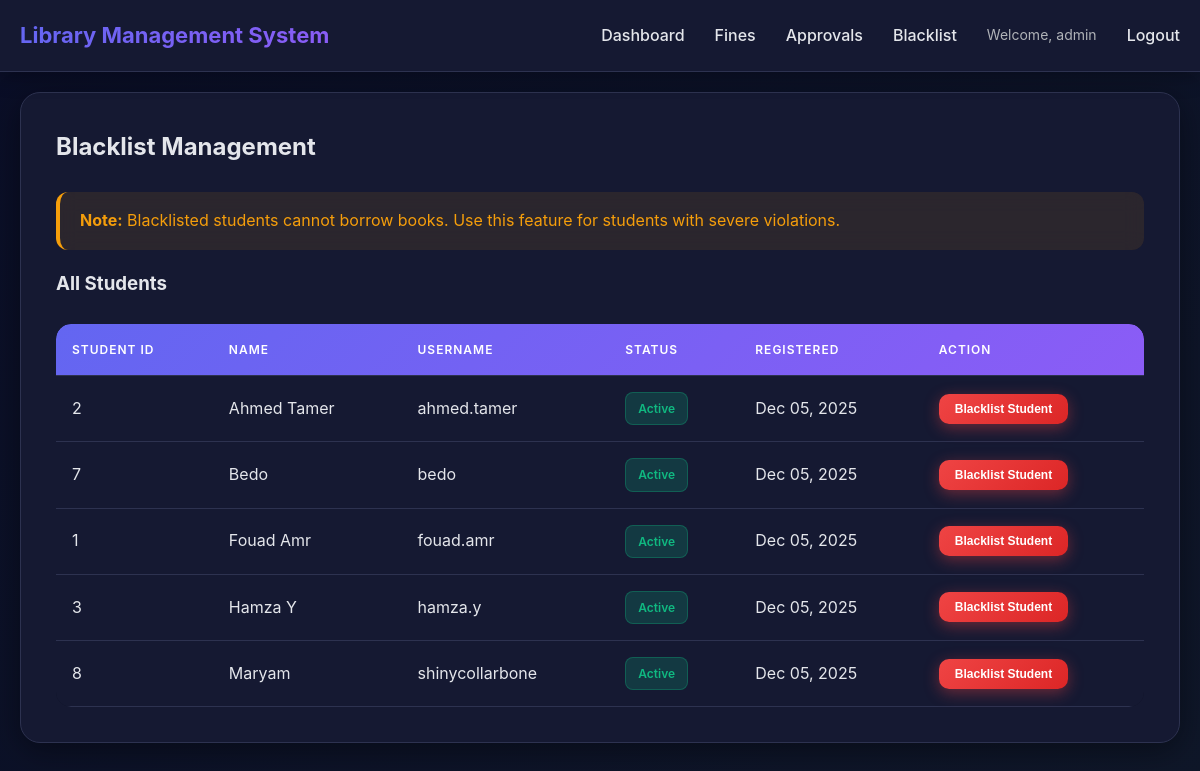
The app's page /views/manager/blacklist.php (signed in) with its own data.
### tables this page shows
CREATE TABLE `student` (
  `student_id` int NOT NULL AUTO_INCREMENT,
  `name` varchar(100) NOT NULL,
  `username` varchar(50) NOT NULL,
  `password` varchar(255) NOT NULL,
  `blacklist_status` tinyint(1) DEFAULT '0',
  `created_at` timestamp NULL DEFAULT CURRENT_TIMESTAMP,
  PRIMARY KEY (`student_id`),
  UNIQUE KEY `username` (`username`)
);

### classes/Database.php (called while the page is built, shortened)
<?php
class Database {
    private static $instance = null;
    private $connection;
    private function __construct() {
        try {
            $dsn = "mysql:host=" . DB_HOST . ";dbname=" . DB_NAME . ";charset=" . DB_CHARSET;
            $options = [
                PDO::ATTR_ERRMODE            => PDO::ERRMODE_EXCEPTION,
                PDO::ATTR_DEFAULT_FETCH_MODE => PDO::FETCH_ASSOC,
                PDO::ATTR_EMULATE_PREPARES   => false,
                PDO::ATTR_PERSISTENT         => true
            ];
            $this->connection = new PDO($dsn, DB_USER, DB_PASS, $options);
        } catch (PDOException $e) {
            die("Database Connection Failed: " . $e->getMessage());
        }
    }
    public static function getInstance() {
        if (self::$instance === null) {
            self::$instance = new self();
        }
        return self::$instance;
    }
    public function getConnection() {
        return $this->connection;
    }
}

### classes/Student.php (called while the page is built, shortened)
<?php
class Student {
    private $conn;
    public function __construct() {
        $this->db = Database::getInstance();
        $this->conn = $this->db->getConnection();
    }
    public function getAllStudents() {
        $stmt = $this->conn->query("SELECT * FROM student ORDER BY name");
        return $stmt->fetchAll();
    }
}

### views/manager/blacklist.php (the view, shortened to what this page needs)
<?php
require_once '../../classes/Database.php';
require_once '../../classes/Student.php';
$username = $_SESSION['username'];
$student = new Student();
$allStudents = $student->getAllStudents();
?>
<!DOCTYPE html>
<html lang="en">
<head>
    <link rel="stylesheet" href="../../assets/css/style.css">
</head>
<body>
    <nav class="navbar">
        <div class="navbar-container">
            <a href="dashboard.php" class="navbar-brand">Library Management System</a>
            <ul class="navbar-menu">
                <li><a href="dashboard.php">Dashboard</a></li>
                <li><a href="fines.php">Fines</a></li>
                <li><a href="approvals.php">Approvals</a></li>
                <li><a href="blacklist.php">Blacklist</a></li>
                <li class="navbar-user">Welcome, <?php echo htmlspecialchars($username); ?></li>
                <li><a href="../../process/logout.php">Logout</a></li>
            </ul>
        </div>
    </nav>
    <div class="container">
        <div class="dashboard">
            <h2>Blacklist Management</h2>
            <div class="alert alert-warning">
                <strong>Note:</strong> Blacklisted students cannot borrow books. Use this feature for students with severe violations.
            </div>
            <h3>All Students</h3>
            <?php if (empty($allStudents)): ?>
                <p>No students registered.</p>
            <?php else: ?>
                <div class="table-container">
                    <table>
                        <thead>
                            <tr>
                                <th>Student ID</th>
                                <th>Name</th>
                                <th>Username</th>
                                <th>Status</th>
                                <th>Registered</th>
                                <th>Action</th>
                            </tr>
                        </thead>
                        <tbody>
                            <?php foreach ($allStudents as $s): ?>
                                <tr>
                                    <td><?php echo $s['student_id']; ?></td>
                                    <td><?php echo htmlspecialchars($s['name']); ?></td>
                                    <td><?php echo htmlspecialchars($s['username']); ?></td>
                                    <td>
                                        <?php if ($s['blacklist_status']): ?>
                                            <span class="badge badge-danger">Blacklisted</span>
                                        <?php else: ?>
                                            <span class="badge badge-success">Active</span>
                                        <?php endif; ?>
                                    </td>
                                    <td><?php echo date('M d, Y', strtotime($s['created_at'])); ?></td>
                                    <td>
                                        <form action="../../process/toggle_blacklist.php" method="POST" style="display:inline;">
                                            <?php if ($s['blacklist_status']): ?>
                                                <button type="submit" class="btn btn-success btn-sm"
                                                        onclick="return confirm('Remove from blacklist?')">
                                                    Remove Blacklist
                                                </button>
                                            <?php else: ?>
                                                <button type="submit" class="btn btn-danger btn-sm"
                                                        onclick="return confirm('Add to blacklist? Student will not be able to borrow books.')">
                                                    Blacklist Student
                                                </button>
                                            <?php endif; ?>
                                        </form>
                                    </td>
                                </tr>
                            <?php endforeach; ?>
                        </tbody>
                    </table>
                </div>
            <?php endif; ?>
        </div>
    </div>
</body>
</html>

### assets/css/style.css (style rules this page uses)
* { margin: 0; padding: 0; box-sizing: border-box; }
:root { --bg-primary: #0a0e27; --bg-secondary: #151932; --bg-tertiary: #1e2139; --text-primary: #e4e6eb; --text-secondary: #b0b3b8; --accent: #6366f1; --accent-hover: #4f46e5; --success: #10b981; --danger: #ef4444; --warning: #f59e0b; --info: #3b82f6; --border: #2d3250; }
body { font-family: 'Inter', -apple-system, BlinkMacSystemFont, 'Segoe UI', Roboto, Oxygen, Ubuntu, Cantarell, sans-serif; font-size: 16px; line-height: 1.6; color: var(--text-primary); background: linear-gradient(135deg, var(--bg-primary) 0%, #0f1729 100%); min-height: 100vh; animation: gradientShift 15s ease infinite; }
.container { max-width: 1200px; margin: 0 auto; padding: 20px; animation: fadeIn 0.6s ease-out; width: 100%; }
.btn { display: inline-block; padding: 14px 28px; border: none; border-radius: 10px; cursor: pointer; font-size: 14px; font-weight: 600; text-decoration: none; transition: all 0.3s ease; position: relative; overflow: hidden; }
.btn::before { content: ''; position: absolute; top: 50%; left: 50%; width: 0; height: 0; border-radius: 50%; background: rgba(255, 255, 255, 0.1); transform: translate(-50%, -50%); transition: width 0.6s, height 0.6s; }
.btn-danger { background: linear-gradient(135deg, var(--danger) 0%, #dc2626 100%); color: white; box-shadow: 0 4px 15px rgba(239, 68, 68, 0.4); }
.btn-sm { padding: 8px 16px; font-size: 12px; }
.alert { padding: 16px 20px; border-radius: 12px; margin-bottom: 20px; border-left: 4px solid; animation: slideIn 0.5s ease-out; backdrop-filter: blur(10px); }
.alert-warning { background: rgba(245, 158, 11, 0.1); color: var(--warning); border-left-color: var(--warning); }
.navbar { background: var(--bg-secondary); color: white; padding: 18px 0; box-shadow: 0 4px 20px rgba(0, 0, 0, 0.3); border-bottom: 1px solid var(--border); backdrop-filter: blur(10px); position: sticky; top: 0; z-index: 100; animation: slideIn 0.5s ease-out; }
.navbar-container { max-width: 1200px; margin: 0 auto; padding: 0 20px; display: flex; justify-content: space-between; align-items: center; flex-wrap: wrap; }
.navbar-brand { font-size: 22px; font-weight: 700; background: linear-gradient(135deg, var(--accent) 0%, #8b5cf6 100%); -webkit-background-clip: text; -webkit-text-fill-color: transparent; background-clip: text; text-decoration: none; transition: transform 0.3s ease; }
.navbar-menu { list-style: none; display: flex; gap: 30px; align-items: center; }
.navbar-menu a { color: var(--text-primary); text-decoration: none; transition: all 0.3s ease; font-weight: 500; position: relative; }
.navbar-menu a::after { content: ''; position: absolute; bottom: -5px; left: 0; width: 0; height: 2px; background: linear-gradient(90deg, var(--accent), #8b5cf6); transition: width 0.3s ease; }
.navbar-user { color: var(--text-secondary); font-size: 14px; }
.dashboard { background: var(--bg-secondary); padding: 35px; border-radius: 20px; box-shadow: 0 8px 32px rgba(0, 0, 0, 0.4); margin-bottom: 25px; border: 1px solid var(--border); animation: scaleIn 0.5s ease-out; transition: transform 0.3s ease; }
.dashboard h2 { color: var(--text-primary); margin-bottom: 25px; font-size: 24px; font-weight: 700; }
.table-container { overflow-x: auto; margin-top: 25px; border-radius: 15px; animation: fadeIn 0.7s ease-out; }
table { width: 100%; border-collapse: separate; border-spacing: 0; background: var(--bg-secondary); border-radius: 15px; overflow: hidden; box-shadow: 0 5px 15px rgba(0, 0, 0, 0.3); }
table thead { background: linear-gradient(135deg, var(--accent) 0%, #8b5cf6 100%); color: white; }
table th, table td { padding: 16px; text-align: left; border-bottom: 1px solid var(--border); color: var(--text-primary); }
table thead th { color: white; font-weight: 600; text-transform: uppercase; letter-spacing: 1px; font-size: 12px; }
table tbody tr { transition: all 0.3s ease; }
.badge { display: inline-block; padding: 6px 12px; border-radius: 8px; font-size: 12px; font-weight: 600; transition: transform 0.2s ease; }
.badge-success { background: rgba(16, 185, 129, 0.2); color: var(--success); border: 1px solid rgba(16, 185, 129, 0.3); }

### records on screen
student: student_id "2", name "Ahmed Tamer", username "ahmed.tamer", blacklist_status "Active", created_at "Dec 05, 2025"
student: student_id "7", name "Bedo", username "bedo", blacklist_status "Active", created_at "Dec 05, 2025"
student: student_id "1", name "Fouad Amr", username "fouad.amr", blacklist_status "Active", created_at "Dec 05, 2025"
student: student_id "3", name "Hamza Y", username "hamza.y", blacklist_status "Active", created_at "Dec 05, 2025"
student: student_id "8", name "Maryam", username "shinycollarbone", blacklist_status "Active", created_at "Dec 05, 2025"

### other values on screen
$username "admin"
